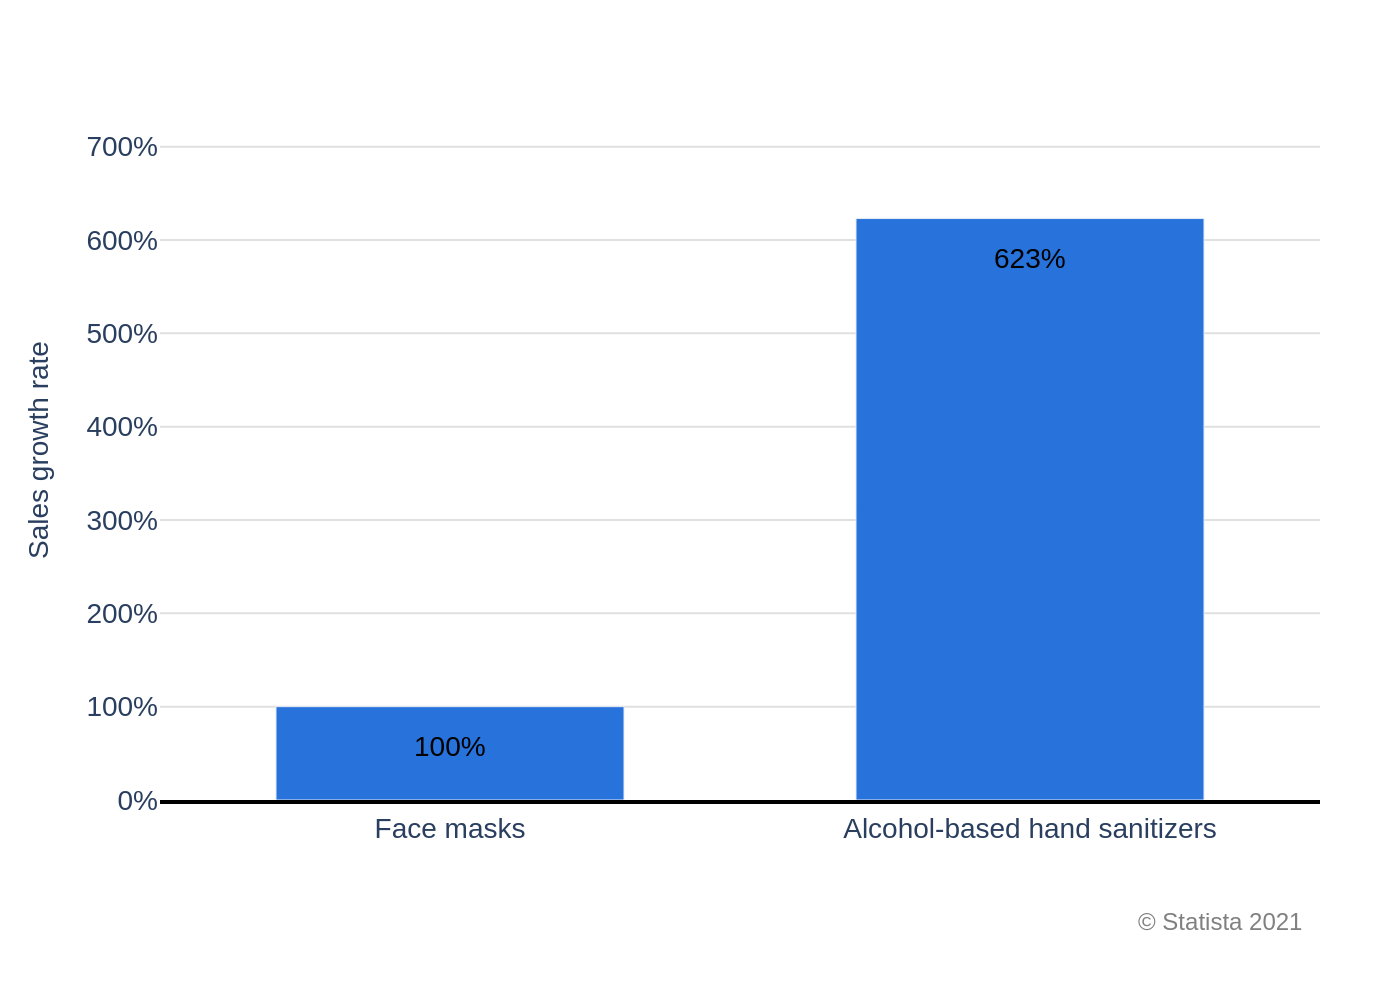

Here is the Python script that generated this plot:
import sys
import json
from pathlib import Path
import plotly.graph_objects as go

# --- 1. Argument and File Handling ---
if len(sys.argv) != 2:
    print(f"Usage: python {Path(__file__).name} <json_file_path>")
    sys.exit(1)

json_file_path = Path(sys.argv[1])
if not json_file_path.is_file():
    print(f"Error: File not found at {json_file_path}")
    sys.exit(1)

output_image_path = json_file_path.with_suffix('.png')

with open(json_file_path, 'r', encoding='utf-8') as f:
    config = json.load(f)

# --- 2. Data Extraction ---
chart_data = config["chart_data"]
texts = config["texts"]
colors = config["colors"]

categories = [item['category'] for item in chart_data]
values = [item['value'] for item in chart_data]
bar_color = colors[0] if colors else '#2772DB'

# --- 3. Chart Creation ---
fig = go.Figure()

# Add Bar Trace
fig.add_trace(go.Bar(
    x=categories,
    y=values,
    marker_color=bar_color,
    width=0.6
))

# --- 4. Layout and Styling ---
title_text = texts.get('title')
subtitle_text = texts.get('subtitle')

if title_text and subtitle_text:
    combined_title = f"<b>{title_text}</b><br><sub>{subtitle_text}</sub>"
elif title_text:
    combined_title = f"<b>{title_text}</b>"
else:
    combined_title = None

annotations = []

# Add data labels
for i, item in enumerate(chart_data):
    annotations.append(
        dict(
            x=item['category'],
            y=item['value'],
            text=f"{item['value']}%",
            showarrow=False,
            font=dict(family="Arial", size=14, color="black"),
            xanchor='center',
            yanchor='bottom',
            yshift= -30 # Position inside the bar from the top
        )
    )

# Add source text
if texts.get('source'):
    annotations.append(
        dict(
            text=texts['source'],
            showarrow=False,
            xref='paper', yref='paper',
            x=0.99, y=-0.15,
            xanchor='right', yanchor='top',
            align='right',
            font=dict(family="Arial", size=12, color='grey')
        )
    )

fig.update_layout(
    title_text=combined_title,
    title_x=0.05,
    title_font=dict(family="Arial", size=20),
    xaxis=dict(
        title_text=texts.get('x_axis_title'),
        showline=True,
        linewidth=2,
        linecolor='black',
        tickfont=dict(family="Arial", size=14)
    ),
    yaxis=dict(
        title_text=texts.get('y_axis_title'),
        range=[0, 750],
        tickvals=[i * 100 for i in range(8)],
        ticktext=[f"{i * 100}%" for i in range(8)],
        showgrid=True,
        gridcolor='#e0e0e0',
        zeroline=False,
        showline=False,
        title_font=dict(family="Arial", size=14),
        tickfont=dict(family="Arial", size=14),
    ),
    plot_bgcolor='white',
    showlegend=False,
    font=dict(family="Arial", size=12),
    margin=dict(l=80, r=40, t=50, b=100),
    annotations=annotations
)

# --- 5. Output ---
fig.write_image(output_image_path, scale=2)
print(f"Chart saved to {output_image_path}")
